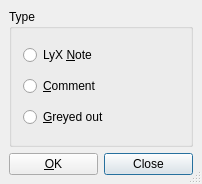
<ui version="4.0" >
 <class>NoteUi</class>
 <widget class="QDialog" name="NoteUi" >
  <property name="geometry" >
   <rect>
    <x>0</x>
    <y>0</y>
    <width>202</width>
    <height>184</height>
   </rect>
  </property>
  <property name="windowTitle" >
   <string/>
  </property>
  <property name="sizeGripEnabled" >
   <bool>true</bool>
  </property>
  <layout class="QGridLayout" >
   <property name="margin" >
    <number>9</number>
   </property>
   <property name="spacing" >
    <number>6</number>
   </property>
   <item row="1" column="1" >
    <widget class="QPushButton" name="closePB" >
     <property name="text" >
      <string>Close</string>
     </property>
     <property name="default" >
      <bool>true</bool>
     </property>
    </widget>
   </item>
   <item row="1" column="0" >
    <widget class="QPushButton" name="okPB" >
     <property name="text" >
      <string>&amp;OK</string>
     </property>
     <property name="default" >
      <bool>false</bool>
     </property>
    </widget>
   </item>
   <item row="0" column="0" colspan="2" >
    <widget class="QGroupBox" name="NoteBG" >
     <property name="title" >
      <string>Type</string>
     </property>
     <layout class="QVBoxLayout" >
      <property name="margin" >
       <number>11</number>
      </property>
      <property name="spacing" >
       <number>6</number>
      </property>
      <item>
       <widget class="QRadioButton" name="noteRB" >
        <property name="toolTip" >
         <string>LyX internal only</string>
        </property>
        <property name="text" >
         <string>LyX &amp;Note</string>
        </property>
       </widget>
      </item>
      <item>
       <widget class="QRadioButton" name="commentRB" >
        <property name="toolTip" >
         <string>Export to LaTeX/Docbook but don't print</string>
        </property>
        <property name="text" >
         <string>&amp;Comment</string>
        </property>
       </widget>
      </item>
      <item>
       <widget class="QRadioButton" name="greyedoutRB" >
        <property name="toolTip" >
         <string>Print as grey text</string>
        </property>
        <property name="text" >
         <string>&amp;Greyed out</string>
        </property>
       </widget>
      </item>
     </layout>
    </widget>
   </item>
  </layout>
 </widget>
 <tabstops>
  <tabstop>noteRB</tabstop>
  <tabstop>commentRB</tabstop>
  <tabstop>greyedoutRB</tabstop>
  <tabstop>okPB</tabstop>
  <tabstop>closePB</tabstop>
 </tabstops>
 <includes>
  <include location="local" >qt_i18n.h</include>
 </includes>
 <resources/>
 <connections/>
</ui>
